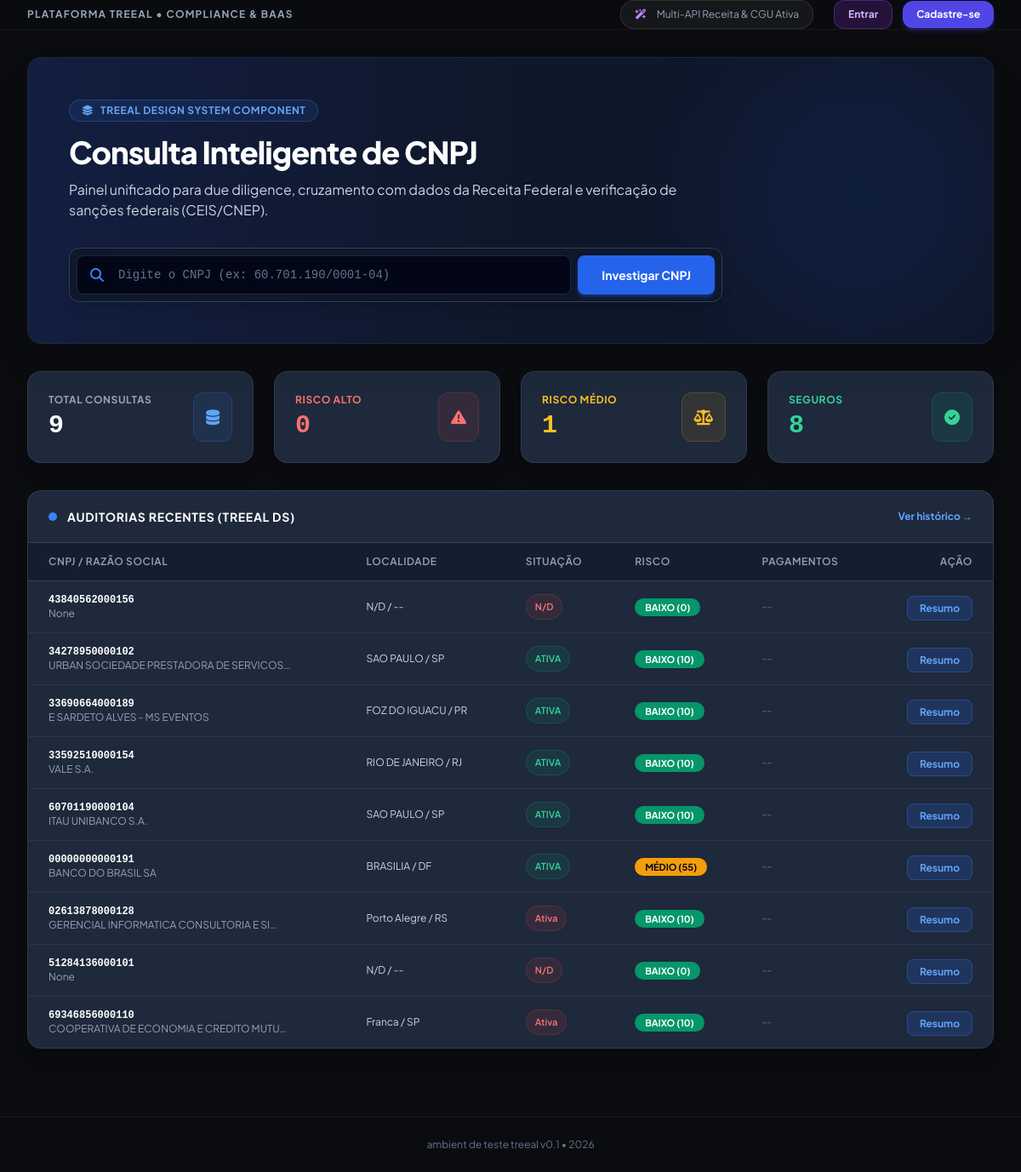
The app's page /, older data.
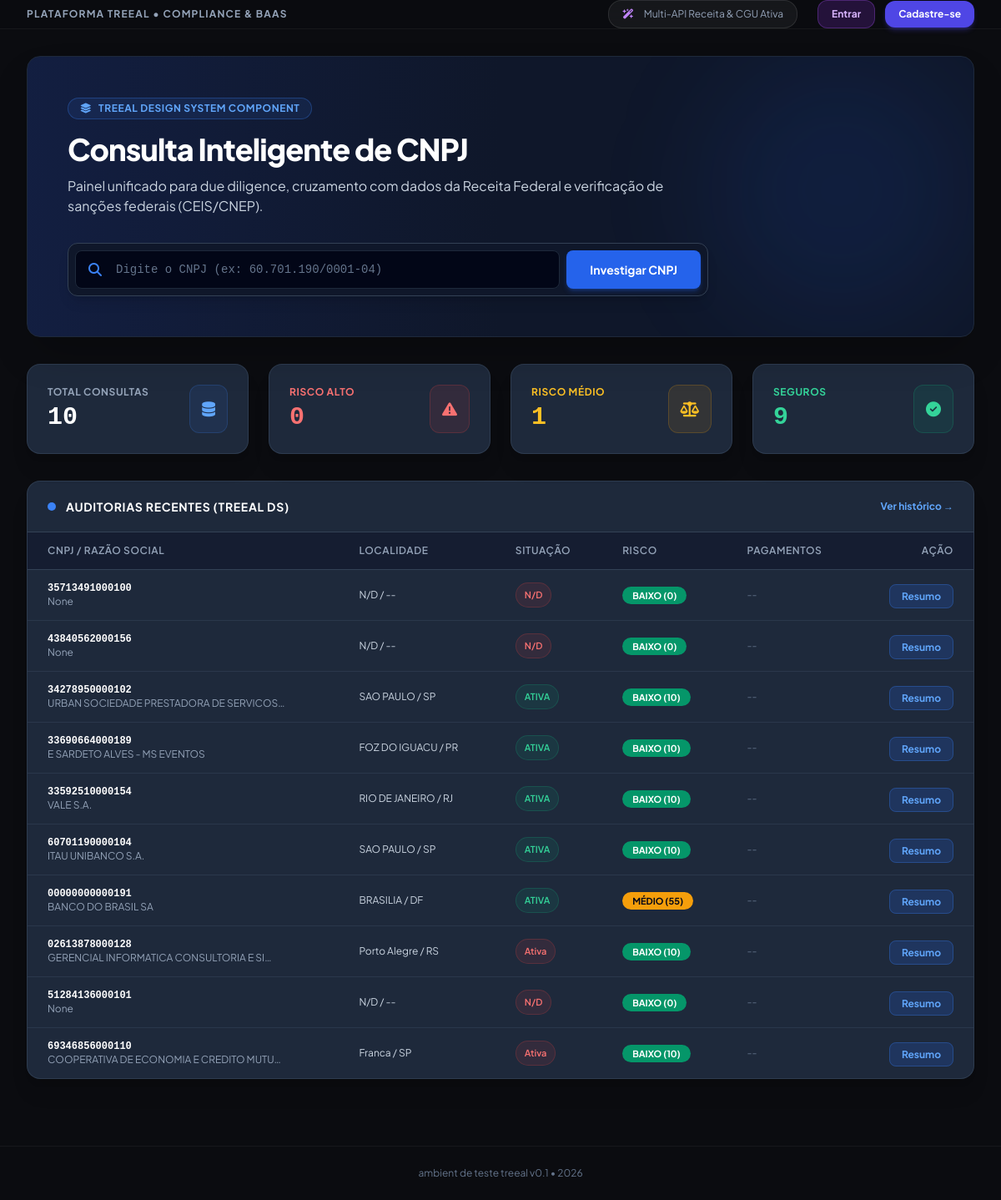
The same page, newer data.
### corporate_intel/models.py (models this page shows, shortened)
class EmpresaConsulta(models.Model):
    cnpj = models.CharField(max_length=14, unique=True, db_index=True)
    razao_social = models.CharField(max_length=255, blank=True, null=True)
    nome_fantasia = models.CharField(max_length=255, blank=True, null=True)
    situacao = models.CharField(max_length=50, blank=True, null=True)
    data_abertura = models.CharField(max_length=20, blank=True, null=True)
    capital_social = models.DecimalField(max_digits=15, decimal_places=2, default=0.0)
    natureza_juridica = models.CharField(max_length=255, blank=True, null=True)
    atividade_principal = models.TextField(blank=True, null=True)
    logradouro = models.CharField(max_length=255, blank=True, null=True)
    numero = models.CharField(max_length=50, blank=True, null=True)
    bairro = models.CharField(max_length=100, blank=True, null=True)
    municipio = models.CharField(max_length=100, blank=True, null=True)
    uf = models.CharField(max_length=2, blank=True, null=True)
    cep = models.CharField(max_length=10, blank=True, null=True)
    email = models.EmailField(blank=True, null=True)
    telefone = models.CharField(max_length=50, blank=True, null=True)
    socios = models.JSONField(default=list, blank=True)
    metodos_pagamento = models.JSONField(default=list, blank=True)
    compliance_processos = models.JSONField(default=dict, blank=True)
    risk_score = models.IntegerField(default=0)  # 0 a 100
    risk_level = models.CharField(max_length=20, default='BAIXO') # BAIXO, MÉDIO, ALTO
    motivos_risco = models.TextField(blank=True, null=True)
    criado_em = models.DateTimeField(auto_now_add=True)
    atualizado_em = models.DateTimeField(auto_now=True)

### corporate_intel/views.py (the view)
# urls.py: path('', views.dashboard_view, name='dashboard'),
def dashboard_view(request):
    query = request.GET.get('q', '').strip()
    empresas = EmpresaConsulta.objects.all().order_by('-criado_em')
    if query:
        empresas = empresas.filter(models_q_cnpj_or_name(query))
    total_consultas = EmpresaConsulta.objects.count()
    risco_alto = EmpresaConsulta.objects.filter(risk_level='ALTO').count()
    risco_medio = EmpresaConsulta.objects.filter(risk_level='MÉDIO').count()
    risco_baixo = EmpresaConsulta.objects.filter(risk_level='BAIXO').count()
    context = {
        'empresas': empresas[:20],
        'total_consultas': total_consultas,
        'risco_alto': risco_alto,
        'risco_medio': risco_medio,
        'risco_baixo': risco_baixo,
        'query': query
    }
    return render(request, 'corporate_intel/dashboard.html', context)

### templates/corporate_intel/dashboard.html (shortened to what this page needs)
{% extends 'base.html' %}
{% block content %}
<div class="relative bg-gradient-to-r from-blue-900/40 via-slate-900 to-slate-900 border border-slate-800 rounded-2xl p-8 md:p-12 mb-8 shadow-2xl overflow-hidden">
    <div class="absolute right-0 top-0 w-80 h-80 bg-blue-600/10 rounded-full blur-3xl pointer-events-none"></div>
    <div class="max-w-3xl relative z-10">
        <div class="inline-flex items-center space-x-2 bg-blue-500/10 border border-blue-500/30 text-blue-400 px-3.5 py-1 rounded-full text-xs font-bold mb-4 uppercase tracking-wider">
            <i class="fa-solid fa-layer-group"></i>
            <span>Treeal Design System Component</span>
        </div>
        <h1 class="text-3xl md:text-4xl font-extrabold text-white tracking-tight mb-3">
            Consulta Inteligente de CNPJ
        </h1>
        <p class="text-slate-300 text-sm md:text-base mb-8 leading-relaxed">
            Painel unificado para due diligence, cruzamento com dados da Receita Federal e verificação de sanções federais (CEIS/CNEP).
        </p>
        <form action="{% url 'consultar_cnpj' %}" method="POST" class="bg-slate-900 border border-slate-700 p-2 rounded-xl shadow-lg flex flex-col sm:flex-row gap-2">
            <div class="relative flex-grow">
                <span class="absolute inset-y-0 left-0 flex items-center pl-4 text-blue-500">
                    <i class="fa-solid fa-magnifying-glass"></i>
                </span>
                <input type="text" name="cnpj" placeholder="Digite o CNPJ (ex: 60.701.190/0001-04)" required
                    class="w-full pl-12 pr-4 py-3 bg-slate-950 border border-slate-800 rounded-lg text-white placeholder-slate-500 focus:outline-none focus:border-blue-600 font-mono text-sm">
            </div>
            <button type="submit" class="bg-blue-600 hover:bg-blue-500 text-white px-7 py-3 rounded-lg font-bold text-sm transition flex items-center justify-center space-x-2 shadow-md shadow-blue-600/30">
                <span>Investigar CNPJ</span>
            </button>
        </form>
    </div>
</div>
<div class="grid grid-cols-1 sm:grid-cols-2 lg:grid-cols-4 gap-6 mb-8">
    <div class="bg-[#1e293b] border border-slate-700/80 rounded-2xl p-6 shadow-xl flex items-center justify-between">
        <div>
            <p class="text-xs uppercase tracking-wider text-slate-400 font-bold">Total Consultas</p>
            <h3 class="text-3xl font-extrabold text-white mt-1 font-mono">{{ total_consultas }}</h3>
        </div>
        <div class="bg-blue-500/10 text-blue-400 p-3.5 rounded-xl border border-blue-500/20 text-lg">
            <i class="fa-solid fa-database"></i>
        </div>
    </div>
    <div class="bg-[#1e293b] border border-slate-700/80 rounded-2xl p-6 shadow-xl flex items-center justify-between">
        <div>
            <p class="text-xs uppercase tracking-wider text-red-400 font-bold">Risco Alto</p>
            <h3 class="text-3xl font-extrabold text-red-400 mt-1 font-mono">{{ risco_alto }}</h3>
        </div>
        <div class="bg-red-500/10 text-red-400 p-3.5 rounded-xl border border-red-500/20 text-lg">
            <i class="fa-solid fa-triangle-exclamation"></i>
        </div>
    </div>
    <div class="bg-[#1e293b] border border-slate-700/80 rounded-2xl p-6 shadow-xl flex items-center justify-between">
        <div>
            <p class="text-xs uppercase tracking-wider text-amber-400 font-bold">Risco Médio</p>
            <h3 class="text-3xl font-extrabold text-amber-400 mt-1 font-mono">{{ risco_medio }}</h3>
        </div>
        <div class="bg-amber-500/10 text-amber-400 p-3.5 rounded-xl border border-amber-500/20 text-lg">
            <i class="fa-solid fa-scale-balanced"></i>
        </div>
    </div>
    <div class="bg-[#1e293b] border border-slate-700/80 rounded-2xl p-6 shadow-xl flex items-center justify-between">
        <div>
            <p class="text-xs uppercase tracking-wider text-emerald-400 font-bold">Seguros</p>
            <h3 class="text-3xl font-extrabold text-emerald-400 mt-1 font-mono">{{ risco_baixo }}</h3>
        </div>
        <div class="bg-emerald-500/10 text-emerald-400 p-3.5 rounded-xl border border-emerald-500/20 text-lg">
            <i class="fa-solid fa-circle-check"></i>
        </div>
    </div>
</div>
<div class="bg-[#1e293b] border border-slate-700/80 rounded-2xl shadow-xl overflow-hidden mb-12">
    <div class="px-6 py-5 border-b border-slate-700 flex justify-between items-center bg-slate-850">
        <div class="flex items-center space-x-3">
            <div class="w-2.5 h-2.5 rounded-full bg-blue-500 animate-pulse"></div>
            <h3 class="font-bold text-sm text-white uppercase tracking-wider">Auditorias Recentes (Treeal DS)</h3>
        </div>
        <a href="{% url 'historico' %}" class="text-xs text-blue-400 hover:text-blue-300 font-bold transition">Ver histórico &rarr;</a>
    </div>
    <div class="overflow-x-auto">
        <table class="w-full text-left border-collapse">
            <thead>
                <tr class="bg-slate-900/60 text-slate-400 text-xs uppercase tracking-wider border-b border-slate-700">
                    <th class="py-3.5 px-6 font-semibold">CNPJ / Razão Social</th>
                    <th class="py-3.5 px-6 font-semibold">Localidade</th>
                    <th class="py-3.5 px-6 font-semibold">Situação</th>
                    <th class="py-3.5 px-6 font-semibold">Risco</th>
                    <th class="py-3.5 px-6 font-semibold">Pagamentos</th>
                    <th class="py-3.5 px-6 font-semibold text-right">Ação</th>
                </tr>
            </thead>
            <tbody class="divide-y divide-slate-700/60 text-sm">
                {% for emp in empresas %}
                <tr class="hover:bg-slate-750/50 transition">
                    <td class="py-3.5 px-6">
                        <span class="font-mono font-bold text-white block text-xs">{{ emp.cnpj }}</span>
                        <span class="text-xs text-slate-400 block">{{ emp.razao_social|truncatechars:40 }}</span>
                    </td>
                    <td class="py-3.5 px-6 text-slate-300 text-xs">
                        {{ emp.municipio|default:"N/D" }} / {{ emp.uf|default:"--" }}
                    </td>
                    <td class="py-3.5 px-6">
                        <span class="px-2.5 py-1 text-[11px] rounded-full font-semibold inline-flex items-center space-x-1 {% if emp.situacao == 'ATIVA' %}bg-emerald-500/10 text-emerald-400 border border-emerald-500/20{% else %}bg-red-500/10 text-red-400 border border-red-500/20{% endif %}">
                            <span>{{ emp.situacao|default:"N/D" }}</span>
                        </span>
                    </td>
                    <td class="py-3.5 px-6">
                        <span class="px-3 py-1 text-[11px] rounded-full font-bold {% if emp.risk_level == 'ALTO' %}bg-red-600 text-white{% elif emp.risk_level == 'MÉDIO' %}bg-amber-500 text-slate-950{% else %}bg-emerald-600 text-white{% endif %}">
                            {{ emp.risk_level }} ({{ emp.risk_score }})
                        </span>
                    </td>
                    <td class="py-3.5 px-6">
                        <div class="flex flex-wrap gap-1">
                            {% for gw in emp.metodos_pagamento %}
                            <span class="bg-slate-900 border border-slate-700 text-[10px] px-2 py-0.5 rounded text-blue-300">{{ gw }}</span>
                            {% empty %}
                            <span class="text-xs text-slate-500 italic">--</span>
                            {% endfor %}
                        </div>
                    </td>
                    <td class="py-3.5 px-6 text-right">
                        <a href="{% url 'detalhes_empresa' emp.pk %}" class="bg-blue-600/20 hover:bg-blue-600 text-blue-400 hover:text-white px-3.5 py-1.5 rounded-lg text-xs font-bold transition border border-blue-500/30">
                            Resumo
                        </a>
                    </td>
                </tr>
                {% empty %}
                <tr>
                    <td colspan="6" class="py-12 text-center text-slate-500 text-xs">
                        Nenhuma auditoria registrada.
                    </td>
                </tr>
                {% endfor %}
            </tbody>
        </table>
    </div>
</div>
{% endblock %}

### templates/base.html (shortened to what this page needs)
<!DOCTYPE html>
<html lang="pt-BR" class="h-full bg-[#0b0c10]">
<head>
    <script src="https://cdn.tailwindcss.com"></script>
    <link rel="stylesheet" href="https://cdnjs.cloudflare.com/ajax/libs/font-awesome/6.4.0/css/all.min.css">
</head>
<body class="h-full flex overflow-hidden">
    <div class="flex-1 flex flex-col min-w-0 overflow-y-auto">
        <header class="h-20 bg-[#0b0c10]/80 backdrop-blur-md border-b border-white/5 px-8 flex justify-between items-center sticky top-0 z-40">
            <div class="flex items-center space-x-4">
                <span class="text-xs font-bold text-slate-400 uppercase tracking-widest hidden sm:inline">Plataforma Treeal • Compliance & BaaS</span>
            </div>
            <div class="flex items-center space-x-6">
                <div class="hidden md:flex items-center bg-white/5 border border-white/10 px-4 py-2 rounded-2xl text-xs text-slate-400 space-x-3">
                    <i class="fa-solid fa-wand-magic-sparkles text-purple-400"></i>
                    <span>Multi-API Receita & CGU Ativa</span>
                </div>
                {% if user.is_authenticated %}
                <div class="flex items-center space-x-3 bg-white/5 border border-white/10 pl-3 pr-4 py-2 rounded-2xl">
                    <div class="w-8 h-8 rounded-full bg-gradient-to-tr from-purple-600 to-pink-500 flex items-center justify-center font-bold text-white text-xs">
                        {{ user.username|slice:":2"|upper }}
                    </div>
                    <div class="text-left">
                        <span class="text-xs font-bold text-white block">{{ user.get_full_name|default:user.username }}</span>
                        <span class="text-[10px] text-slate-400 block font-mono">{{ user.email|default:user.username }}</span>
                    </div>
                </div>
                {% else %}
                <div class="flex items-center space-x-3">
                    <a href="{% url 'login' %}" class="bg-purple-600/20 hover:bg-purple-600 text-purple-300 hover:text-white px-4 py-2 rounded-xl text-xs font-bold transition border border-purple-500/30">
                        Entrar
                    </a>
                    <a href="{% url 'register' %}" class="bg-indigo-600 hover:bg-indigo-500 text-white px-4 py-2 rounded-xl text-xs font-bold transition shadow-md shadow-indigo-600/30">
                        Cadastre-se
                    </a>
                </div>
                {% endif %}
            </div>
        </header>
        <main class="flex-grow max-w-7xl w-full mx-auto p-8">
            {% block content %}{% endblock %}
        </main>
        <footer class="border-t border-white/5 py-6 px-8 text-center text-xs text-slate-500">
            ambient de teste treeal v0.1 &bull; 2026
        </footer>
    </div>
</body>
</html>

### templates/base.html (style rules this page uses)
body { font-family: 'Plus Jakarta Sans', sans-serif; background-color: #0b0c10; color: #e2e8f0; }
.font-mono { font-family: 'JetBrains Mono', monospace; }

Row changes from the older to the newer data that the page shows:
added EmpresaConsulta: cnpj "35713491000100", razao_social "None", municipio "N/D", uf "--", situacao "N/D", risk_level "BAIXO", risk_score "0"
Text that changed along with them:
{{ total_consultas }}: "9" → "10"
{{ risco_baixo }}: "8" → "9"
